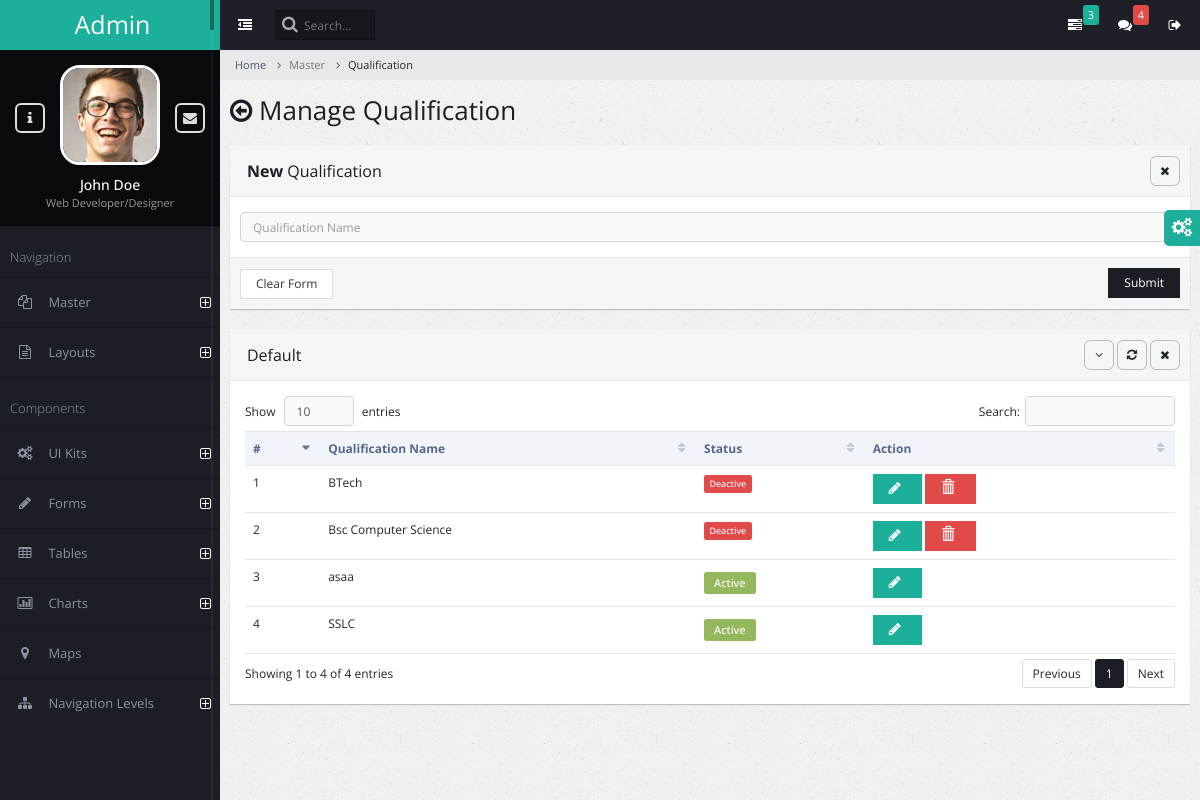
/qualification/, run on the app's committed database.
### admin_master/models.py (models this page shows)
class AcademicQualification(models.Model):
    qualification_name = models.CharField(max_length=150)
    is_active = models.BooleanField(default=True)

### admin_master/views.py (the view, shortened to what this page needs)
# urls.py: path('qualification/', views.qualification_manage,name="qualification"),
def qualification_manage(request):
    success_message=None
    error_message = None
    academic_qualification = AcademicQualification.objects.all()
    context = {
        'errormessage': error_message,
        'successmessage': success_message,
        'academic_qualifications': academic_qualification,
    }
    return render(request, 'qualification_manage.html', context)

### admin_master/templates/qualification_manage.html (shortened to what this page needs)
{% extends 'admin_base.html' %}
{% block content %}
<ul class="breadcrumb">
    <li><a href="#">Home</a></li>
    <li class="active">Master</li>
    <li class="active">Qualification</li>
</ul>
<div class="page-title">
    <h2><span class="fa fa-arrow-circle-o-left"></span> Manage Qualification</h2>
</div>
<div class="page-content-wrap">
    <div class="row">
        <div class="col-md-12">
        <form class="form-horizontal" method="post" enctype="multipart/form-data" id="myForm">
            <div class="panel panel-default">
                <div class="panel-heading">
                    <h3 class="panel-title"><strong>New </strong> Qualification</h3>
                    <ul class="panel-controls">
                        <li><a href="#" class="panel-remove"><span class="fa fa-times"></span></a></li>
                    </ul>
                </div>
                <div class="panel-body">
                    <div class="row">
                        <div class="col-md-12 px-5 ">
                            <div class="form-group">
                                <input type="text" name='qualification_name'  autofocus class="form-control" placeholder="Qualification Name"/>
                            </div>
                        </div>
                    </div>
                </div>
                <div class="panel-footer">
                    <input type="reset" value="Clear Form" class="btn btn-default">
                    <button class="btn btn-primary pull-right">Submit</button>
                </div>
            </div>
        </form>
            <div class="panel panel-default">
                <div class="panel-heading">
                    <h3 class="panel-title">Default</h3>
                    <ul class="panel-controls">
                        <li><a href="#" class="panel-collapse"><span class="fa fa-angle-down"></span></a></li>
                        <li><a href="#" class="panel-refresh"><span class="fa fa-refresh"></span></a></li>
                        <li><a href="#" class="panel-remove"><span class="fa fa-times"></span></a></li>
                    </ul>
                </div>
                <div class="panel-body">
                    <table class="table datatable">
                        <thead>
                            <tr>
                                <th>#</th>
                                <th>Qualification Name</th>
                                <th>Status</th>
                                <th>Action</th>
                            </tr>
                        </thead>
                        <tbody>
                            {% for academic_qualification in academic_qualifications %}
                            <tr id="{{academic_qualification.id}}">
                                <td>{{ forloop.counter }}</td>
                                <td>{{ academic_qualification.qualification_name }}</td>
                                <td>
                                    {% if academic_qualification.is_active %}
                                    <span class="label label-success label-form">Active</span>
                                    {% else %}
                                    <span class="label label-danger ">Deactive</span>
                                    {% endif %}
                                </td>
                                <td>
                                    <button class="btn btn-info" onclick="edit_pop_qualification({{academic_qualification.id}})">
                                        <span id ="spinner{{academic_qualification.id}}" class="fa fa-pencil"></span>
                                    </button>
                                    {% if not academic_qualification.is_active %}
                                    <a onclick="delete_qualification({{academic_qualification.id}})">
                                        <button class="btn btn-danger">
                                            <span class="glyphicon glyphicon-trash"></span>
                                        </button>
                                    </a>
                                    {% endif %}
                                </td>
                            </tr>
                            {% endfor %}
                        </tbody>
                    </table>
                </div>
            </div>
        </div>
    </div>
</div>
{% endblock %}

### data on the page
AcademicQualification: qualification_name "BTech", is_active "Deactive"
AcademicQualification: qualification_name "Bsc Computer Science", is_active "Deactive"
AcademicQualification: qualification_name "asaa", is_active "Active"
AcademicQualification: qualification_name "SSLC", is_active "Active"
